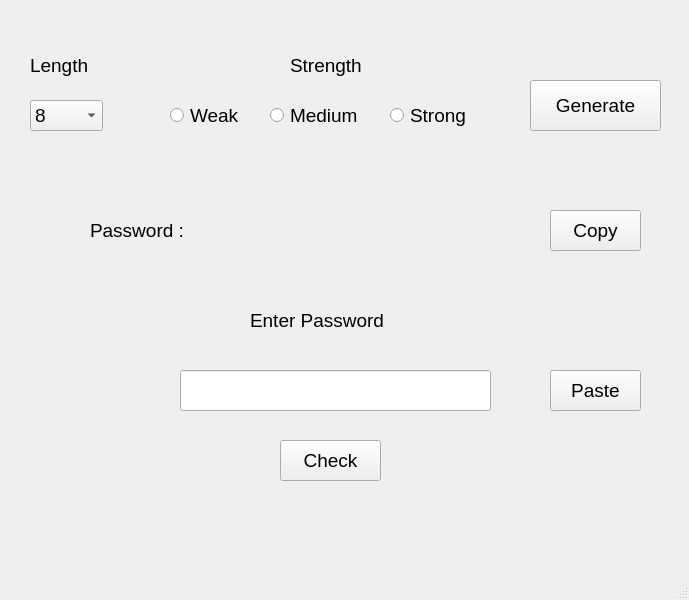
<?xml version="1.0" encoding="UTF-8"?>
<ui version="4.0">
 <class>MainWindow</class>
 <widget class="QMainWindow" name="MainWindow">
  <property name="geometry">
   <rect>
    <x>0</x>
    <y>0</y>
    <width>689</width>
    <height>600</height>
   </rect>
  </property>
  <property name="windowTitle">
   <string>Password Generator</string>
  </property>
  <widget class="QWidget" name="centralwidget">
   <widget class="QComboBox" name="length">
    <property name="geometry">
     <rect>
      <x>30</x>
      <y>100</y>
      <width>73</width>
      <height>31</height>
     </rect>
    </property>
    <property name="font">
     <font>
      <pointsize>14</pointsize>
     </font>
    </property>
    <item>
     <property name="text">
      <string>8</string>
     </property>
    </item>
    <item>
     <property name="text">
      <string>9</string>
     </property>
    </item>
    <item>
     <property name="text">
      <string>10</string>
     </property>
    </item>
    <item>
     <property name="text">
      <string>11</string>
     </property>
    </item>
    <item>
     <property name="text">
      <string>12</string>
     </property>
    </item>
   </widget>
   <widget class="QLabel" name="label">
    <property name="geometry">
     <rect>
      <x>30</x>
      <y>50</y>
      <width>71</width>
      <height>31</height>
     </rect>
    </property>
    <property name="font">
     <font>
      <pointsize>14</pointsize>
     </font>
    </property>
    <property name="text">
     <string>Length</string>
    </property>
   </widget>
   <widget class="QLabel" name="label_2">
    <property name="geometry">
     <rect>
      <x>290</x>
      <y>50</y>
      <width>91</width>
      <height>31</height>
     </rect>
    </property>
    <property name="font">
     <font>
      <pointsize>14</pointsize>
     </font>
    </property>
    <property name="text">
     <string>Strength</string>
    </property>
   </widget>
   <widget class="QRadioButton" name="weak">
    <property name="geometry">
     <rect>
      <x>170</x>
      <y>100</y>
      <width>95</width>
      <height>31</height>
     </rect>
    </property>
    <property name="font">
     <font>
      <pointsize>14</pointsize>
     </font>
    </property>
    <property name="text">
     <string>Weak</string>
    </property>
   </widget>
   <widget class="QRadioButton" name="medium">
    <property name="geometry">
     <rect>
      <x>270</x>
      <y>100</y>
      <width>111</width>
      <height>31</height>
     </rect>
    </property>
    <property name="font">
     <font>
      <pointsize>14</pointsize>
     </font>
    </property>
    <property name="text">
     <string>Medium</string>
    </property>
   </widget>
   <widget class="QRadioButton" name="strong">
    <property name="geometry">
     <rect>
      <x>390</x>
      <y>100</y>
      <width>111</width>
      <height>31</height>
     </rect>
    </property>
    <property name="font">
     <font>
      <pointsize>14</pointsize>
     </font>
    </property>
    <property name="text">
     <string>Strong</string>
    </property>
   </widget>
   <widget class="QPushButton" name="generate">
    <property name="geometry">
     <rect>
      <x>530</x>
      <y>80</y>
      <width>131</width>
      <height>51</height>
     </rect>
    </property>
    <property name="font">
     <font>
      <pointsize>14</pointsize>
     </font>
    </property>
    <property name="text">
     <string>Generate</string>
    </property>
   </widget>
   <widget class="QPushButton" name="copy">
    <property name="geometry">
     <rect>
      <x>550</x>
      <y>210</y>
      <width>91</width>
      <height>41</height>
     </rect>
    </property>
    <property name="font">
     <font>
      <pointsize>14</pointsize>
     </font>
    </property>
    <property name="text">
     <string>Copy</string>
    </property>
   </widget>
   <widget class="QLabel" name="label_3">
    <property name="geometry">
     <rect>
      <x>90</x>
      <y>210</y>
      <width>131</width>
      <height>41</height>
     </rect>
    </property>
    <property name="font">
     <font>
      <pointsize>14</pointsize>
     </font>
    </property>
    <property name="text">
     <string>Password :</string>
    </property>
   </widget>
   <widget class="QLabel" name="res1">
    <property name="geometry">
     <rect>
      <x>250</x>
      <y>200</y>
      <width>261</width>
      <height>61</height>
     </rect>
    </property>
    <property name="font">
     <font>
      <pointsize>18</pointsize>
     </font>
    </property>
    <property name="text">
     <string/>
    </property>
   </widget>
   <widget class="QLabel" name="label_5">
    <property name="geometry">
     <rect>
      <x>250</x>
      <y>300</y>
      <width>191</width>
      <height>41</height>
     </rect>
    </property>
    <property name="font">
     <font>
      <pointsize>14</pointsize>
     </font>
    </property>
    <property name="text">
     <string>Enter Password</string>
    </property>
   </widget>
   <widget class="QLineEdit" name="lineEdit">
    <property name="geometry">
     <rect>
      <x>180</x>
      <y>370</y>
      <width>311</width>
      <height>41</height>
     </rect>
    </property>
    <property name="font">
     <font>
      <pointsize>14</pointsize>
     </font>
    </property>
   </widget>
   <widget class="QPushButton" name="paste">
    <property name="geometry">
     <rect>
      <x>550</x>
      <y>370</y>
      <width>91</width>
      <height>41</height>
     </rect>
    </property>
    <property name="font">
     <font>
      <pointsize>14</pointsize>
     </font>
    </property>
    <property name="text">
     <string>Paste</string>
    </property>
   </widget>
   <widget class="QPushButton" name="check">
    <property name="geometry">
     <rect>
      <x>280</x>
      <y>440</y>
      <width>101</width>
      <height>41</height>
     </rect>
    </property>
    <property name="font">
     <font>
      <pointsize>14</pointsize>
     </font>
    </property>
    <property name="text">
     <string>Check</string>
    </property>
   </widget>
   <widget class="QLabel" name="res2">
    <property name="geometry">
     <rect>
      <x>280</x>
      <y>510</y>
      <width>201</width>
      <height>51</height>
     </rect>
    </property>
    <property name="font">
     <font>
      <pointsize>18</pointsize>
     </font>
    </property>
    <property name="text">
     <string/>
    </property>
   </widget>
  </widget>
  <widget class="QStatusBar" name="statusbar"/>
 </widget>
 <resources/>
 <connections/>
</ui>
